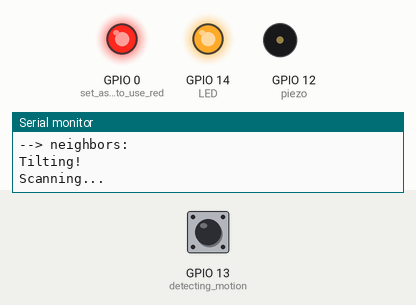
Recording of a sketch running on a simulated ESP8266 (NodeMCU). Shown: output pins drawn as LEDs (lit = HIGH), buzzer (waves = sounding), the last lines printed to the serial monitor. The inputs (shaded band) are chosen by the test bench; at power-on: GPIO 13 (detecting_motion) LOW. WiFi joins after 1.5 s; servers stay silent unless stated; a WiFi scan finds three made-up networks.

Above: at 4.9 s.
5.0 s: GPIO 13 (detecting_motion) pulled HIGH for 2.3 s
At 6.14 s:
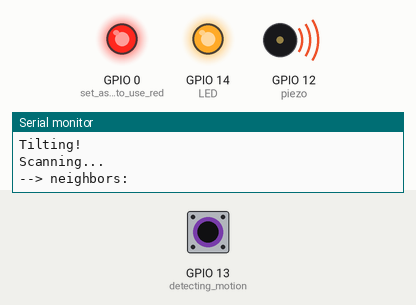
At 6.9 s:
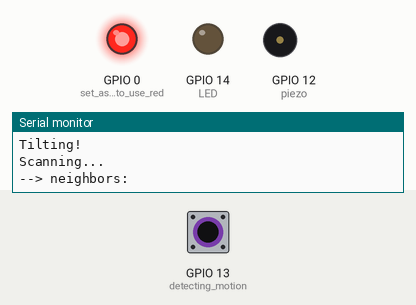
Timing chart, 0 to 8.8 s (numbered marks = the images above; inputs shaded):
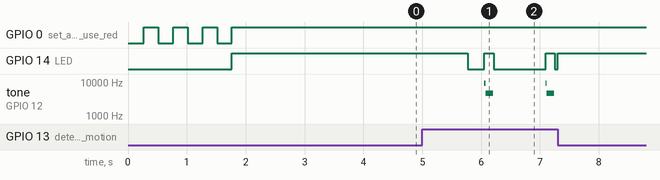

Measured:
- after the input at 5.0 s, GPIO 14 (LED): goes LOW 0.29 s, HIGH 0.15 s, LOW 0.88 s, HIGH 0.15 s, LOW 0.05 s, then HIGH, starting after 0.77 s; tone on GPIO 12 (piezo): plays 9292 Hz for 0.02 s, 4646 Hz for 0.13 s, 9292 Hz for 0.02 s, 4646 Hz for 0.13 s, starting after 1.1 s

The sketch:

lonelyghosts.ino
```cpp
#include <Wire.h>
#include <ESP8266WiFi.h>
#include <WiFiUDP.h>
#include <ESP8266WebServer.h>

const String id = String(ESP.getChipId());

// wifi client
WiFiUDP Udp;
const char* ssid     = "GL-MT300N-5cb";
const char* password = "goodlife";
const char* host     = "192.168.8.155";
const int port       = 23232; // both send and receive

// wifi server
ESP8266WebServer server(80);

// device constants
const float Pi = 3.141593;
const int LED = 14; // 14 for external, 0 for red, 2 for blue
const int PITCH = round((pow(((ESP.getChipId() % 6000) / 6000.0), 3.0) * 6000.0) + 2000.0);
const float PHASE = ((ESP.getChipId() % 6000) / 6000.0) * 0.95;

// behavior constants
const float INCREMENT = 0.01;
const float COIT = 0.10;
const int RESIST = 5 * 1000;

// settable behavior constants
float SENSITIVITY = 0.01;
int RANGE = -40;

// state
float phase = 0.0;
float capacitor = 0.0;
int start_t = 0;
int resist_t = 0;
int lit = 0;
String neighbors = "";


void setup() {

  Serial.begin(115200);
  delay(10);
  Serial.println();
  pinMode(0, OUTPUT);  // set as output to use red LED (LOW is on, HIGH is off)
  digitalWrite(0, LOW);
  pinMode(LED, OUTPUT);  // set as output to use external LED (HIGH is on, LOW is off)
  digitalWrite(LED, LOW);
  pinMode(12, OUTPUT); // piezo, using with tone
  pinMode(13, INPUT_PULLUP);  // detecting motion, use PULLUP to substitute for external resistor

  Serial.print("ID: ");
  Serial.println(id);
  Serial.print("PITCH: ");
  Serial.println(PITCH);
  Serial.print("PHASE: ");
  Serial.println(PHASE);
  Serial.println();

  // server
  Serial.println("Activating AP...");
  String ap_name = "flolg_" + id;
  char ap_char[ap_name.length() + 1];
  ap_name.toCharArray(ap_char, ap_name.length() + 1);
  boolean result = WiFi.softAP(ap_char, "0123456789");
  if (result == true) {
    Serial.println("--> server active");
  } else {
    Serial.println("--> server failed");
  }

  // client
  connectToWifi();
  Udp.begin(port);
  scan();
  start_t = millis();

}

void loop() {

  // are we tilting?
  boolean tilt = !digitalRead(13);
  if (tilt) {
    Serial.println("\nTilting!");
    send(id + "," + String(WiFi.RSSI()) + ",tilt");
    scan();
  }

  int elapsed = millis() - start_t;
  if (elapsed < 10) {
    return;
  }

  // blink and click
  if (lit == 15) {
    digitalWrite(LED, HIGH);  // on
    tone(12, PITCH*2, 20);
    lit--;
  } else if (lit == 13) {
    tone(12, PITCH, 130);
    lit--;
  } else if (lit > 0) {
    lit--;
  } else {
    digitalWrite(LED, LOW);  // off
  }

  // make sure we're connected
  connectToWifi();

  // update the algorithm
  increment();

  // receive
  int packetSize = Udp.parsePacket();
  if (packetSize) {
    char packetBuffer[packetSize];
    Udp.read(packetBuffer, packetSize);
    String action = String(packetBuffer).substring(0, 4);
    if (action == "bump") {
      if (millis() > resist_t + RESIST) {   // are we resisting?
        bump();
      }
    }
    else if (action == "disr") {
//      phase = PHASE;
      Serial.print("DISR! ");
      Serial.println(PHASE);
      scan();
    }
    else if (action == "rang") {
      int r = String(packetBuffer).substring(4).toInt();
      RANGE = -1 * r;
      Serial.print("Set range to ");
      Serial.println(RANGE);
    }
    else if (action == "sens") {
      float r = String(packetBuffer).substring(4).toFloat();
      SENSITIVITY = r;
      Serial.print("Set sensitivity to ");
      Serial.println(SENSITIVITY);
    }
  }

  start_t = millis();

}

void increment() {
  phase = _min(phase + INCREMENT, 1.0);
  capacitor = f(phase);
  if (phase == 1.0) {
//    Serial.println("--> fire");
    lit = 15;
    phase = 0.0;
    send(id + "," + String(WiFi.RSSI()) + ",fire");
  }
}

void bump() {
  if (phase <= COIT) {
//    Serial.println("--> resting");
    return;
  }
//  Serial.println("--> bump");
  capacitor = _min(capacitor + SENSITIVITY, 1.0);
  phase = f_inv(capacitor);
}

float f(float x) {
  return sin((Pi / 2) * x);
}

float f_inv(float y) {
  return (2/Pi) * asin(y);
}


void connectToWifi() {
  if (WiFi.status() != WL_CONNECTED) {
    int i = 0;
    while (WiFi.status() != WL_CONNECTED) {
      if (i % 10 == 0) {
        Serial.println();
        Serial.print("Reconnecting to wifi...");
        WiFi.disconnect();
        delay(250);
        WiFi.begin(ssid, password);
      }
      digitalWrite(0, HIGH);
      delay(250);
      digitalWrite(0, LOW);
      delay(250);
      Serial.print(".");
      i++;
    }
    Serial.println();
    Serial.println("--> connected to wifi");
    digitalWrite(0, HIGH);
  }
}

void scan() {
  digitalWrite(LED, HIGH);
  Serial.println();
  Serial.println("Scanning...");
  neighbors = "";
  int n = WiFi.scanNetworks();
  for (int i=0; i<n; i++) {
    if (WiFi.SSID(i).substring(0, 6) == "flolg_" and WiFi.RSSI(i) >= RANGE) {
      Serial.println(String(WiFi.SSID(i)) + ":" + String(WiFi.RSSI(i)));
      neighbors += WiFi.SSID(i).substring(6) + ":" + String(WiFi.RSSI(i)) + ";";
    }
  }
  Serial.print("--> neighbors: ");
  Serial.print(neighbors);
  Serial.println();
  send(id + "," + String(WiFi.RSSI()) + ",scan," + neighbors);
  digitalWrite(LED, LOW);
  phase = PHASE;
  capacitor = f(phase);
  resist_t = millis();
}


void send(String dataString) {
  Udp.beginPacket(host, port);
  char dataBuf[dataString.length() + 1];
  dataString.toCharArray(dataBuf, dataString.length()+1);
  Udp.write(dataBuf);
  Udp.endPacket();
}
```
